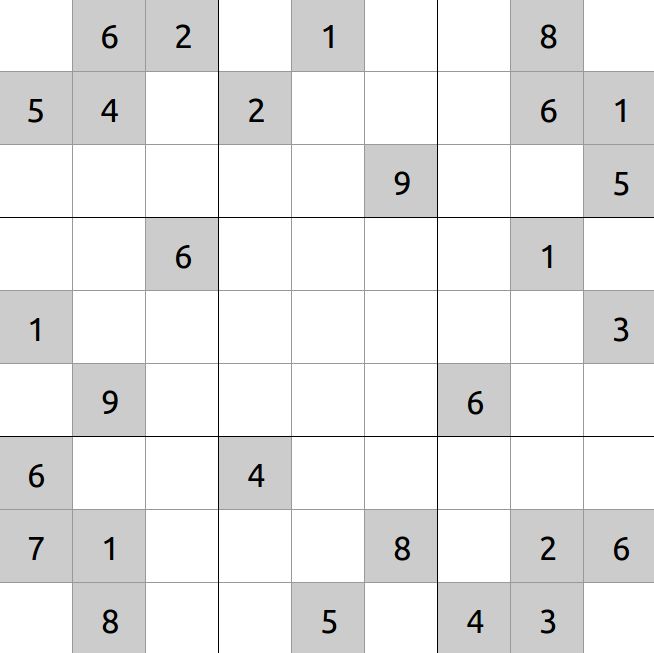
#> input picture Solution/sudoku.png, 654 x 653 px, found by its file name
$ python opencv.py   (Python 2 division)
#> lines starting #> are read from the running program, lines starting #| are printed output that depends on the picture; after the words box and inside, x2 and y2 are one past the last pixel; in counts of white or black regions, pixels touching at a corner belong together
import cv2
import numpy as np
from PIL import Image

img = cv2.imread("/home/nikhil/nikhil/Sudoku/sudoku.png", 0)
#> img: shape (653, 654); min 0, max 255, mean 232.5
ret, thresh = cv2.threshold(img, 10, 255, cv2.THRESH_BINARY)
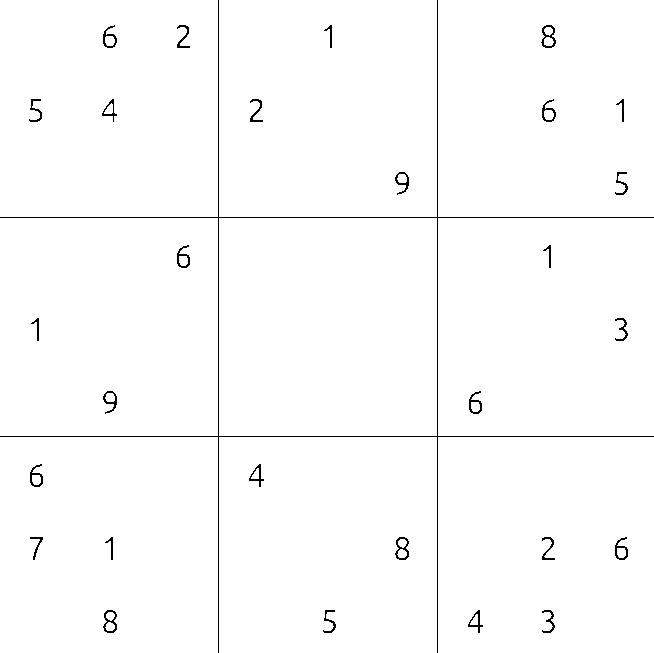
#> thresh: shape (653, 654); 98.8% white; black in thin lines or dots

print "Threshold selected : ", ret
cv2.imwrite("./output.png", thresh)

$ run again, with Solution/training_chars.png copied over Solution/sudoku.png
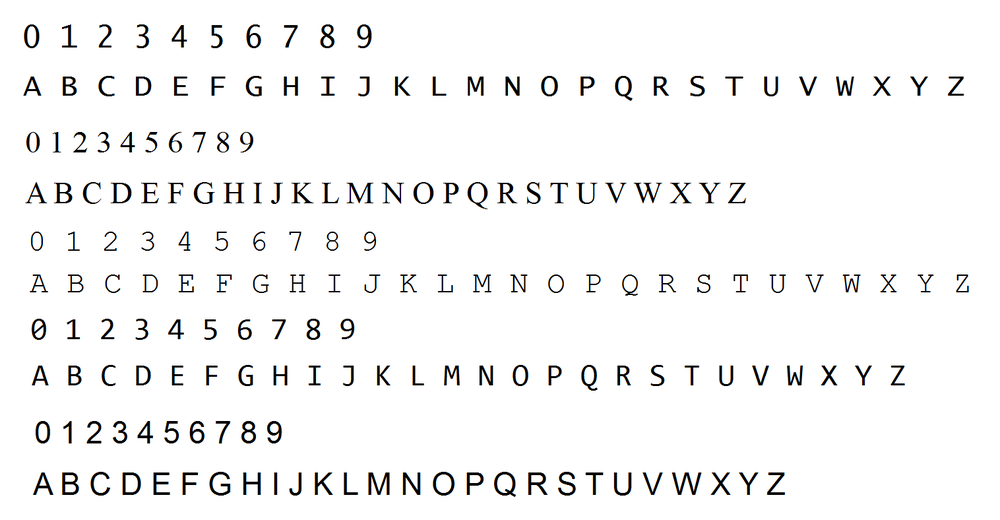
#> input picture Solution/training_chars.png, 1000 x 520 px, shrunk from 1516 x 788 before the run, found by its file name
#> `ret, thresh = cv2.threshold(img, 10, 255, cv2.THRESH_BINARY)`:
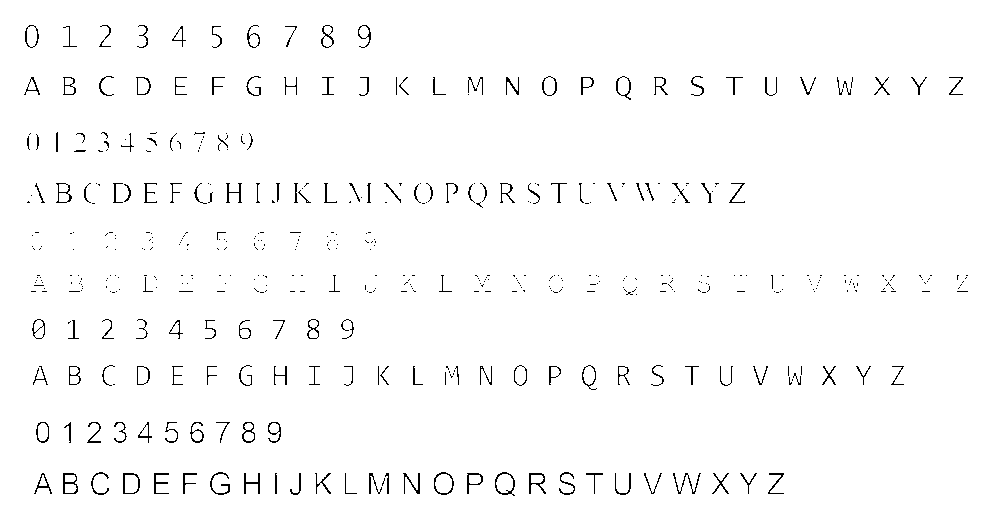
#> thresh: shape (520, 1000); 98.1% white; black in thin lines or dots, all inside (x1, y1, x2, y2) = (24, 25, 968, 496)
